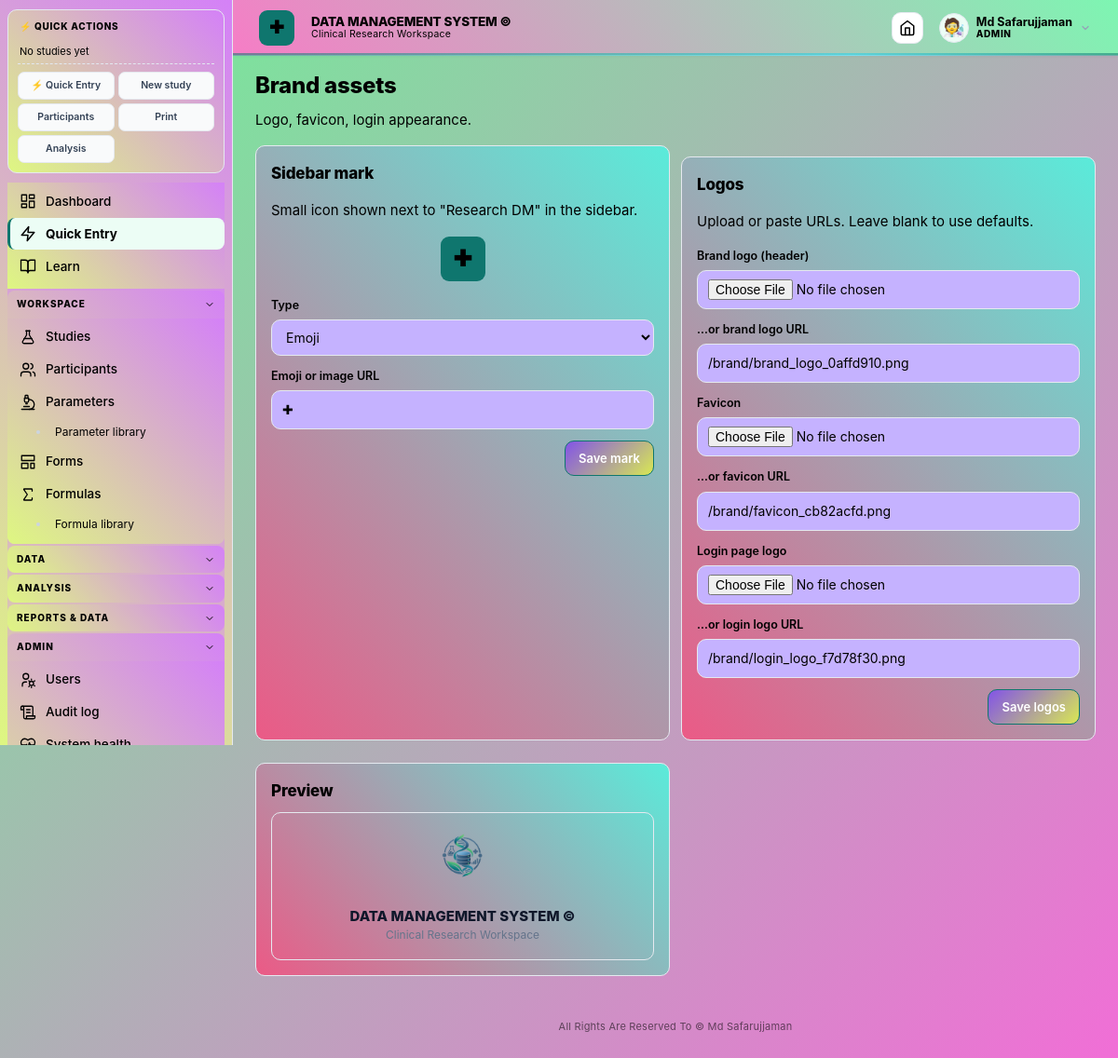
Screenshot of /admin/brand (signed in) with the database file from the repository.
### tables this page shows
CREATE TABLE settings(
    key   TEXT PRIMARY KEY,
    value TEXT NOT NULL
);

CREATE TABLE users(
    id            INTEGER PRIMARY KEY AUTOINCREMENT,
    username      TEXT UNIQUE NOT NULL,
    password_hash TEXT NOT NULL,
    role          TEXT NOT NULL CHECK(role IN ('ADMIN','RESEARCHER','VIEWER')),
    active        INTEGER NOT NULL DEFAULT 1,
    created_at    TEXT NOT NULL DEFAULT CURRENT_TIMESTAMP,
    last_login    TEXT,
    avatar_type   TEXT DEFAULT 'initials',
    avatar_value  TEXT DEFAULT '',
    avatar_style  TEXT DEFAULT '',
    totp_secret   TEXT DEFAULT '',
    totp_enabled  INTEGER DEFAULT 0,
    totp_backup_codes TEXT DEFAULT '',
    display_name  TEXT DEFAULT '',
    email         TEXT DEFAULT '',
    must_change_password INTEGER DEFAULT 0
);

### brand_routes.py (the view, shortened to what this page needs)
    @app.route("/admin/brand", methods=["GET", "POST"])
    @admin_required
    def brand_page():
        s = settings_dict()
        return render_template("brand_page.html", s=s, emoji_catalog=EMOJI)

### app.py (called while the page is built, shortened)
@app.context_processor
def inject_globals():
    rt = get_runtime()
    return {
        "app_name":     setting("app_name", APP_NAME),
        "app_tagline":  setting("app_tagline", APP_TAGLINE),
        "institution":  setting("institution", ""),
        "app_settings": settings_dict(),
        "rt":           rt,                # ← runtime settings
        "palette":      PALETTE,
        "roles":        ROLES,
        "data_types":   DATA_TYPES,
        "now":          datetime.now(),
        "current_user": getattr(g, "user", None),
    }

@app.before_request
def load_user():
    g.user = None
    uid = session.get("user_id")
    if uid:
        row = one("SELECT id,username,display_name,role,active,avatar_type,avatar_value,avatar_style FROM users WHERE id=? AND active=1", (uid,))
        if row:
            sess_tok = session.get("_sess_tok")
            g.user = row
        else:
            session.clear()

@app.before_request
def require_login():
    ep = request.endpoint
    if not ep or ep in PUBLIC: return None
    if not g.user:
        return redirect(url_for("login", next=request.path))
    return None

def csrf_token():
    tok = session.get("_csrf")
    if not tok:
        tok = secrets.token_urlsafe(32)
        session["_csrf"] = tok
    return tok

def recent_studies_for_sidebar(limit=3):
    try:
        from database import query
        return query("""SELECT id, study_code, title
                       FROM studies WHERE archived = 0
                       ORDER BY id DESC LIMIT ?""", (limit,))
    except Exception:
        return []

def display_name_of(user):
    if not user:
        return ""
    try:
        dn = user["display_name"]
        if dn:
            return dn
    except (KeyError, IndexError, TypeError):
        pass
    try:
        return user["username"]
    except (KeyError, IndexError, TypeError):
        return ""

@app.context_processor
def _cache_buster():
    import time
    return {"_cb": str(int(time.time() // 10))}

@app.before_request
def enforce_roles():
    if not getattr(g, "user", None):
        return None
    ep = request.endpoint or ""
    if not ep:
        return None
    if ep in PUBLIC:
        return None
    role = g.user["role"]
    if role == "ADMIN":
        return None
    if ep in ADMIN_ONLY_ENDPOINTS:
        abort(403)
    if role == "VIEWER" and ep not in VIEWER_ALLOWED_ENDPOINTS:
        abort(403)
    return None

### templates/brand_page.html (shortened to what this page needs)
{% extends "base.html" %}
{% from "_avatar.html" import site_logo %}
{% block content %}
<div class="pagehead">
  <div><h1>Brand assets</h1><p>Logo, favicon, login appearance.</p></div>
</div>
<div class="grid2">
  <div class="card">
    <h2>Sidebar mark</h2>
    <p class="muted">Small icon shown next to "Research DM" in the sidebar.</p>
    <div style="text-align:center;margin:16px 0">
      {{ site_logo(s, 48) }}
    </div>
    <form method="post">
      <label>Type
        <select name="brand_mark_type">
          <option value="emoji" {% if s.get('brand_mark_type')=='emoji' %}selected{% endif %}>Emoji</option>
        </select>
      </label>
      <label>Emoji or image URL
        <input name="brand_mark_value" value="{{ s.get('brand_mark_value','✚') }}">
      </label>
      <div class="form-actions"><button class="btn primary">Save mark</button></div>
    </form>
  </div>
  <div class="card">
    <h2>Logos</h2>
    <p class="muted">Upload or paste URLs. Leave blank to use defaults.</p>
    <form method="post" enctype="multipart/form-data">
      <label>Brand logo (header)
        <input type="file" name="brand_logo_file" accept="image/*">
      </label>
      <label>…or brand logo URL
        <input name="brand_logo_url" value="{{ s.get('brand_logo_url','') }}">
      </label>
      <label>Favicon
        <input type="file" name="favicon_file" accept=".ico,.png,.svg">
      </label>
      <label>…or favicon URL
        <input name="favicon_url" value="{{ s.get('favicon_url','') }}">
      </label>
      <label>Login page logo
        <input type="file" name="login_logo_file" accept="image/*">
      </label>
      <label>…or login logo URL
        <input name="login_logo_url" value="{{ s.get('login_logo_url','') }}">
      </label>
      <div class="form-actions"><button class="btn primary">Save logos</button></div>
    </form>
  </div>
  <div class="card">
    <h2>Preview</h2>
    <div style="border:1px solid var(--border);border-radius:10px;padding:16px;
         min-height:120px;display:grid;place-items:center">
      <div style="text-align:center">
        {% if s.get('login_logo_url') %}
        <img src="{{ s.get('login_logo_url') }}" style="max-height:60px;margin-bottom:8px">
        {% else %}
        {{ site_logo(s, 48) }}
        {% endif %}
        <div style="font-weight:800;color:#0f172a;margin-top:8px">{{ s.get('app_name', app_name) }}</div>
        <div style="font-size:12px;color:#64748b">{{ s.get('app_tagline','') }}</div>
      </div>
    </div>
  </div>
</div>
{% endblock %}

### templates/base.html (shortened to what this page needs)
<!doctype html>
<html lang="en">
<head>
<link rel="stylesheet" href="{{ url_for('static', filename='css/pro.css') }}">
<link rel="stylesheet" href="{{ url_for('static', filename='css/fonts.css') }}">
{% set _fc = app_settings.get('ui_font_class','') %}
</head>
<body class="{{ app_settings.get('ui_font_class','') }}">
{% from "_avatar.html" import site_logo, user_avatar %}
{% from "_icons.html" import icon %}
<div class="shell">
<aside class="sidebar" id="sidebar">
  <div class="quick-panel">
    <div class="quick-head">
      <span class="quick-title">⚡ Quick actions</span>
    </div>
    {% set _studies = recent_studies_for_sidebar() if recent_studies_for_sidebar is defined else [] %}
    {% if _studies %}
    {% for s in _studies %}
    <div class="quick-study">
      <span class="quick-study-code">{{ s.study_code }}</span>
      <div class="quick-study-actions">
        <a href="{{ url_for('participants_list') }}?study_id={{ s.id }}" title="Participants">👥</a>
        <a href="{{ url_for('participant_new') }}" title="Add">➕</a>
        <a href="{{ url_for('print_participants_summary', sid=s.id) }}" target="_blank" title="Print">🖨</a>
        <a href="{{ url_for('export_study', sid=s.id, fmt='xlsx') }}" title="Export">⬇</a>
      </div>
    </div>
    {% endfor %}
    {% else %}
    <div class="quick-empty">No studies yet</div>
    {% endif %}
    <div class="quick-globals">
      <a href="{{ url_for('quick_entry_page') }}" style="background:#ecfdf5;border-color:#a7f3d0;color:#0f766e;font-weight:800">⚡ Quick Entry</a>
      <a href="{{ url_for('study_new') }}">New study</a>
      <a href="{{ url_for('participants_list') }}">Participants</a>
      <a href="{{ url_for('print_hub') }}">Print</a>
      <a href="{{ url_for('analysis_hub') }}">Analysis</a>
    </div>
  </div>
  <nav class="sb-nav">
    <div class="sb-items sb-flat">
      <a href="{{ url_for('dashboard') }}" data-path="/" data-exact="1">
        Dashboard
      </a>
      <a href="{{ url_for('quick_entry_page') }}" data-path="/quick-entry"
         style="background:#ecfdf5;border-left-color:#0f766e;color:#0f766e;font-weight:700">
        Quick Entry
      </a>
      <a href="{{ url_for('learn_home') }}" data-path="/learn">
        Learn
      </a>
    </div>
    {% if current_user and current_user.role in ('ADMIN','RESEARCHER') %}
    <div class="sb-group" data-group="workspace">
      <button type="button" class="sb-group-head">
        <span class="sb-group-label">Workspace</span>
      </button>
      <div class="sb-items">
        <a href="{{ url_for('studies_list') }}" data-path="/studies">
          {{ icon('flask', 18, 'currentColor', 1.75) }} Studies
        </a>
        <a href="{{ url_for('participants_list') }}" data-path="/participants">
          {{ icon('users', 18, 'currentColor', 1.75) }} Participants
        </a>
        <a href="{{ url_for('parameters_list') }}" data-path="/parameters" data-exact="1">
          {{ icon('microscope', 18, 'currentColor', 1.75) }} Parameters
        </a>
        <a href="{{ url_for('parameter_library_page') }}" data-path="/parameters/library" class="sb-sub">
          Parameter library
        </a>
        <a href="{{ url_for('forms_list') }}" data-path="/forms">
          {{ icon('layout-template', 18, 'currentColor', 1.75) }} Forms
        </a>
        <a href="{{ url_for('formulas_list') }}" data-path="/formulas" data-exact="1">
          {{ icon('sigma', 18, 'currentColor', 1.75) }} Formulas
        </a>
        <a href="{{ url_for('formula_library_page') }}" data-path="/formulas/library" class="sb-sub">
          Formula library
        </a>
      </div>
    </div>
    <div class="sb-group" data-group="data">
      <button type="button" class="sb-group-head">
        <span class="sb-group-label">Data</span>
      </button>
    </div>
    <div class="sb-group" data-group="analysis">
      <button type="button" class="sb-group-head">
        <span class="sb-group-label">Analysis</span>
      </button>
    </div>
    <div class="sb-group" data-group="reports">
      <button type="button" class="sb-group-head">
        <span class="sb-group-label">Reports &amp; data</span>
      </button>
    </div>
    {% endif %}
    {% if current_user and current_user.role == 'ADMIN' %}
    <div class="sb-group" data-group="admin">
      <button type="button" class="sb-group-head">
        <span class="sb-group-label">Admin</span>
      </button>
      <div class="sb-items">
        <a href="{{ url_for('users_page') }}" data-path="/users">
          {{ icon('user-cog', 18, 'currentColor', 1.75) }} Users
        </a>
        <a href="{{ url_for('audit_page') }}" data-path="/audit">
          {{ icon('scroll', 18, 'currentColor', 1.75) }} Audit log
        </a>
        <a href="{{ url_for('health_check') }}" data-path="/health">
          {{ icon('heart-pulse', 18, 'currentColor', 1.75) }} System health
        </a>
      </div>
    </div>
    {% endif %}
  </nav>
</aside>
<main>
  <header class="topbar">
    <span class="topbar-logo" aria-hidden="true">
      {{ site_logo(app_settings, 38) }}
    </span>
    <div class="topbar-brand">
      <div class="topbar-title">{{ app_name }}</div>
      <div class="topbar-sub">Clinical Research Workspace</div>
    </div>
    <a class="iconbtn" href="{{ url_for('dashboard') }}" title="Home" id="home-btn">
    </a>
    {% if current_user %}
      <div class="userchip" id="userchip">
        {{ user_avatar(current_user, 32) }}
        <div class="uc-meta">
          <span class="uc-name">{{ display_name_of(current_user) }}</span>
          <span class="uc-role">{{ current_user.role|capitalize }}</span>
        </div>
      </div>
    {% endif %}
  </header>
  <section class="content">
    {% block content %}{% endblock %}
  </section>
  <footer class="appfoot">
    {{ app_settings.get('copyright', '© ' + app_name) }}
  </footer>
</main>
</div>
<link rel="stylesheet" href="/theme.css?v={{ range(1000000, 9999999) | random }}">
</body>
</html>

### templates/_avatar.html (shortened to what this page needs)
{% macro user_avatar(u, size=32, ring=False) %}
{% set s = size|int %}
{% set border = '2px solid #a7f3d0' if ring else '1px solid #e2e8f0' %}
{% if u.avatar_type == 'upload' and u.avatar_value %}
  <img src="{{ url_for('avatar_file', fname=u.avatar_value) }}" alt=""
       style="width:{{ s }}px;height:{{ s }}px;border-radius:50%;object-fit:cover;border:{{ border }};display:inline-block;vertical-align:middle">
{% elif u.avatar_type == 'dicebear' and u.avatar_style %}
  <img src="https://api.dicebear.com/7.x/{{ u.avatar_style }}/svg?seed={{ u.avatar_value or u.username }}"
       alt=""
       style="width:{{ s }}px;height:{{ s }}px;border-radius:50%;object-fit:cover;border:{{ border }};display:inline-block;vertical-align:middle">
{% elif u.avatar_type == 'gif' and u.avatar_value %}
  <img src="{{ u.avatar_value }}" alt=""
       style="width:{{ s }}px;height:{{ s }}px;border-radius:50%;object-fit:cover;border:{{ border }};display:inline-block;vertical-align:middle">
{% elif u.avatar_type == 'emoji' and u.avatar_value %}
  <span style="display:inline-grid;place-items:center;width:{{ s }}px;height:{{ s }}px;
               border-radius:50%;background:#ecfdf5;border:{{ border }};
               font-size:{{ (s * 0.6)|int }}px;line-height:1;
               vertical-align:middle">{{ u.avatar_value }}</span>
{% else %}
  <span style="display:inline-grid;place-items:center;width:{{ s }}px;height:{{ s }}px;
               border-radius:50%;background:var(--primary);color:#fff;
               font-weight:700;font-size:{{ (s * 0.45)|int }}px;
               vertical-align:middle;border:{{ border }}">{{ u.username[0]|upper }}</span>
{% endif %}
{% endmacro %}
{% macro site_logo(settings, size=30) %}
{% set s = size|int %}
{% set logo_url = settings.get('brand_logo_url', '') or '' %}
{% set mark_value = settings.get('brand_mark_value', '✚') or '✚' %}
{% if logo_url and logo_url.strip() %}
  <span class="brandmark" style="display:none;width:{{ s }}px;height:{{ s }}px;
        font-size:{{ (s * 0.5)|int }}px">{{ mark_value }}</span>
{% endif %}
{% endmacro %}

### rows the page displays
settings: value "DATA MANAGEMENT SYSTEM ©", get "DATA MANAGEMENT SYSTEM ©", get "All Rights Are Reserved To © Md Safarujjaman"
users: avatar_value "🧑‍🔬", display_name "Md Safarujjaman", role "ADMIN"
settings: brand_mark_type "Emoji"
settings: brand_logo_url "/brand/brand_logo_0affd910.png"
settings: favicon_url "/brand/favicon_cb82acfd.png"
settings: login_logo_url "/brand/login_logo_f7d78f30.png", get (picture)
settings: get "Clinical Research Workspace"

### other values shown
{{ mark_value }} "✚ ✚"
